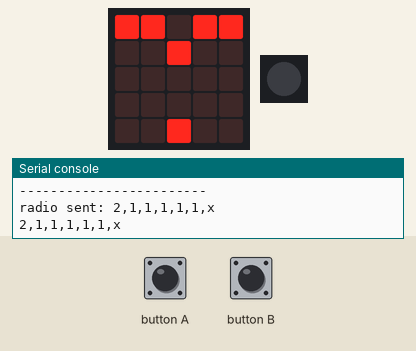
Recording of a program running on a simulated Calliope mini (MakeCode). On the bench: the board's 5×5 LED display, 1 RGB LEDs in strip order, left to right, the last lines printed to the serial console. Inputs (shaded band) come from the test bench. Random numbers come from a fixed seed; no radio messages arrive unless stated (any console line starting 'radio sent:' is added by the test bench); the short countdown, score and lost-life animations are approximate; the run ends where the board's game-over animation would start. At 10.6 s the program stops and its outputs stay as they are.

Above: at 4.59 s.
5.0 s: button A pressed for 0.15 s
At 5.64 s:
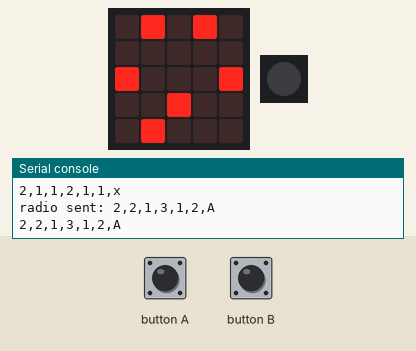
At 11.0 s:
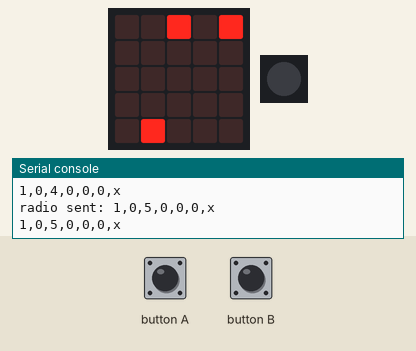
Timing chart, 0 to 12.1 s (numbered marks = the images above; inputs shaded):
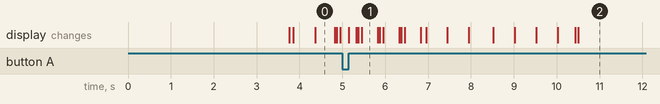

Measured:
- what the display in image 0 shows lasts 0.4 s, from 4.4 s to 4.8 s

The program:

main.ts
```typescript
radio.onReceivedNumber(function (receivedNumber) {
    if (radio.receivedPacket(RadioPacketProperty.SignalStrength) != 0) {
        if (radio.receivedPacket(RadioPacketProperty.SignalStrength) > -90) {
            if (isConnected < 2) {
                isConnected += 1
            }
        }
    }
})
input.onButtonEvent(Button.A, ButtonEvent.Click, function () {
    if (playerCar.get(LedSpriteProperty.X) > 0) {
        output = "A"
        erzeugeTrainingsdatensatz()
        playerCar.change(LedSpriteProperty.X, -1)
    }
})
input.onButtonEvent(Button.B, ButtonEvent.Click, function () {
    if (playerCar.get(LedSpriteProperty.X) < 4) {
        output = "B"
        erzeugeTrainingsdatensatz()
        playerCar.change(LedSpriteProperty.X, 1)
    }
})
function erzeugeSnapshot () {
    snapshot = [
    playerCar.get(LedSpriteProperty.X),
    car1.get(LedSpriteProperty.Y) + 1,
    car2.get(LedSpriteProperty.Y) + 1,
    car3.get(LedSpriteProperty.Y) + 1,
    car4.get(LedSpriteProperty.Y) + 1,
    car5.get(LedSpriteProperty.Y) + 1
    ]
    if (car1.isDeleted()) {
        snapshot[1] = 0
    }
    if (car2.isDeleted()) {
        snapshot[2] = 0
    }
    if (car3.isDeleted()) {
        snapshot[3] = 0
    }
    if (car4.isDeleted()) {
        snapshot[4] = 0
    }
    if (car5.isDeleted()) {
        snapshot[5] = 0
    }
}
function erzeugeTrainingsdatensatz () {
    Ausgabe_String = ""
    erzeugeSnapshot()
    for (let Index = 0; Index <= 5; Index++) {
        Ausgabe_String = "" + Ausgabe_String + snapshot[Index] + ","
    }
    Ausgabe_String = "" + Ausgabe_String + output
    radio.sendString(Ausgabe_String)
    serial.writeLine(Ausgabe_String)
}
let score = 0
let gameOn = false
let Ausgabe_String = ""
let car5: game.LedSprite = null
let car4: game.LedSprite = null
let car3: game.LedSprite = null
let car2: game.LedSprite = null
let car1: game.LedSprite = null
let snapshot: number[] = []
let playerCar: game.LedSprite = null
let output = ""
let isConnected = 0
let funkGruppe = 1
isConnected = 0
output = "x"
radio.setGroup(funkGruppe)
radio.setTransmitPower(7)
serial.writeLine("Rennspiel - Funkgruppe " + funkGruppe)
serial.writeLine("------------------------")
basic.showNumber(funkGruppe)
basic.pause(3000)
basic.forever(function () {
    basic.pause(100)
    if (gameOn == true) {
        car1 = game.createSprite(0, 0)
        basic.pause(Math.randomRange(0, 5001))
        while (gameOn == true) {
            if (car1.get(LedSpriteProperty.Y) == 4) {
                if (playerCar.isTouching(car1)) {
                    gameOn = false
                } else {
                    score = score + 1
                    car1.delete()
                    basic.pause(Math.randomRange(0, 5001))
                    car1 = game.createSprite(0, 0)
                    basic.pause(500)
                }
            } else {
                car1.change(LedSpriteProperty.Y, 1)
                basic.pause(500)
            }
        }
    }
})
basic.forever(function () {
    basic.pause(100)
    if (gameOn == true) {
        car2 = game.createSprite(1, 0)
        basic.pause(Math.randomRange(0, 5001))
        while (gameOn == true) {
            if (car2.get(LedSpriteProperty.Y) == 4) {
                if (playerCar.isTouching(car2)) {
                    gameOn = false
                } else {
                    score = score + 1
                    car2.delete()
                    basic.pause(Math.randomRange(0, 5001))
                    car2 = game.createSprite(1, 0)
                    basic.pause(500)
                }
            } else {
                car2.change(LedSpriteProperty.Y, 1)
                basic.pause(500)
            }
        }
    }
})
basic.forever(function () {
    basic.pause(100)
    if (gameOn == true) {
        car3 = game.createSprite(2, 0)
        basic.pause(Math.randomRange(0, 5001))
        while (gameOn == true) {
            if (car3.get(LedSpriteProperty.Y) == 4) {
                if (playerCar.isTouching(car3)) {
                    gameOn = false
                } else {
                    score = score + 1
                    car3.delete()
                    basic.pause(Math.randomRange(0, 5001))
                    car3 = game.createSprite(2, 0)
                    basic.pause(500)
                }
            } else {
                car3.change(LedSpriteProperty.Y, 1)
                basic.pause(500)
            }
        }
    }
})
basic.forever(function () {
    basic.pause(100)
    if (gameOn == true) {
        car4 = game.createSprite(3, 0)
        basic.pause(Math.randomRange(0, 5001))
        while (gameOn == true) {
            if (car4.get(LedSpriteProperty.Y) == 4) {
                if (playerCar.isTouching(car4)) {
                    gameOn = false
                } else {
                    score = score + 1
                    car4.delete()
                    basic.pause(Math.randomRange(0, 5001))
                    car4 = game.createSprite(3, 0)
                    basic.pause(500)
                }
            } else {
                car4.change(LedSpriteProperty.Y, 1)
                basic.pause(500)
            }
        }
    }
})
basic.forever(function () {
    basic.pause(100)
    if (gameOn == true) {
        car5 = game.createSprite(4, 0)
        basic.pause(Math.randomRange(0, 5001))
        while (gameOn == true) {
            if (car5.get(LedSpriteProperty.Y) == 4) {
                if (playerCar.isTouching(car5)) {
                    gameOn = false
                } else {
                    score = score + 1
                    car5.delete()
                    basic.pause(Math.randomRange(0, 5001))
                    car5 = game.createSprite(4, 0)
                    basic.pause(500)
                }
            } else {
                car5.change(LedSpriteProperty.Y, 1)
                basic.pause(500)
            }
        }
    }
})
control.inBackground(function () {
    while (true) {
        basic.pause(500)
        if (gameOn == true) {
            if (output == "x") {
                erzeugeTrainingsdatensatz()
            }
            output = "x"
        }
    }
})
control.inBackground(function () {
    score = 0
    playerCar = game.createSprite(2, 4)
    gameOn = true
    while (gameOn == true) {
        basic.pause(100)
    }
    game.addScore(score)
    game.gameOver()
})
control.inBackground(function () {
    while (true) {
        if (isConnected) {
            basic.setLedColor(Colors.Blue)
        } else {
            basic.turnRgbLedOff()
        }
        if (isConnected > 0) {
            isConnected += -1
        }
        basic.pause(500)
    }
})
```

test.ts
```typescript
// Hier kann man Tests durchführen; diese Datei wird nicht kompiliert, wenn dieses Paket als Erweiterung verwendet wird.
```
